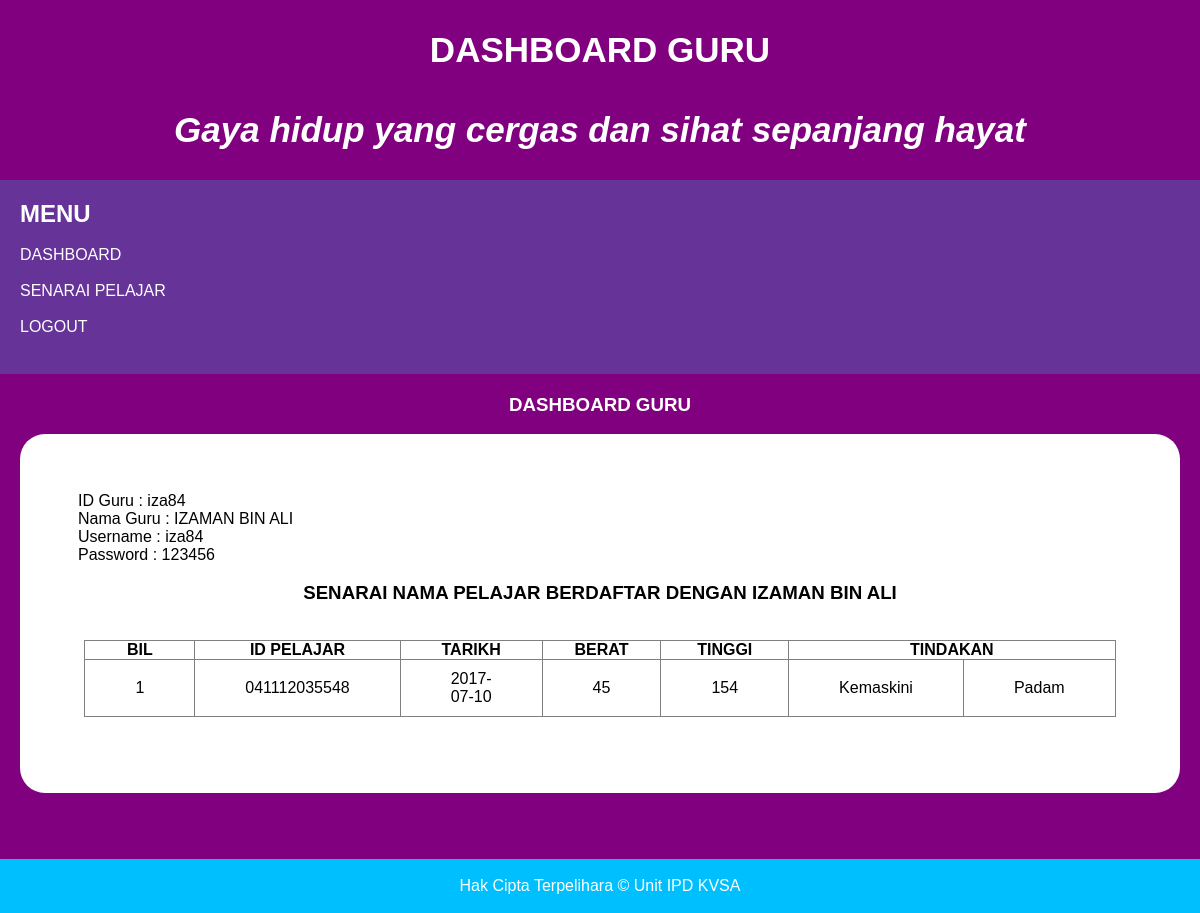
/dashboard.php (signed in), run on the app's committed database.
### tables this page shows
CREATE TABLE `tblguru` (
  `IDGURU` varchar(5) NOT NULL,
  `NAMAGURU` varchar(30) NOT NULL,
  `PASSWORD` int(11) NOT NULL
);

CREATE TABLE `tblbmi` (
  `IDBMI` varchar(11) NOT NULL,
  `IDPELAJAR` varchar(12) NOT NULL,
  `BERAT` int(30) NOT NULL,
  `TINGGI` int(30) NOT NULL,
  `TARIKH` date NOT NULL,
  `IDGURU` varchar(5) NOT NULL
);

### dashboard.php (the view, shortened to what this page needs)
<!DOCTYPE html>
<html>
<head>
  <link rel="stylesheet" type="text/css" href="style.css">
</head>
<body>
  <?php
include "connection.php";
$NAMAGURU=$_SESSION['sUsername'];
?>
  <header> DASHBOARD GURU <br>
  <center><i>Gaya hidup yang cergas dan sihat sepanjang hayat</i></center>
  </header>
  <section>
    <nav>
      <h2>MENU</h2>
      <ul>
        <br>
        <li><a href="dashboard.php">DASHBOARD</a></li><br>&nbsp
        <li><a href="senarai_semua_pelajar.php">SENARAI PELAJAR</a></li><br>&nbsp
        <li><a href="logout.php">LOGOUT</a></li><br>&nbsp
      </ul>
    </nav>
    <article>
       <h1 class="title"><center>DASHBOARD GURU</center></h1>
       <?php
       $dataGuru=mysqli_query($conn,"select * from tblguru where NAMAGURU='$NAMAGURU'");
       $paparDataGuru=mysqli_fetch_array($dataGuru);
     ?><br>
     <div class="data">
     ID Guru : <?php echo $paparDataGuru['IDGURU'];?><br>
     Nama Guru : <?php echo $paparDataGuru['NAMAGURU'];?><br>
     Username  : <?php echo $paparDataGuru['IDGURU'];?><br>
     Password : <?php echo $paparDataGuru['PASSWORD'];?>
     <br>
     <br>
       <center>
       <table border="1px solid black" align="center">
    <h1>SENARAI NAMA PELAJAR BERDAFTAR DENGAN <?php echo $paparDataGuru['NAMAGURU'];?></h1>
     <br>
     <br>
         <tr>
           <th width="40">BIL</th>
           <th width="100">ID PELAJAR</th>
           <th width="100">TARIKH</th>
           <th width="50">BERAT</th>
           <th width="50">TINGGI</th>
           <th colspan="2">TINDAKAN</th>
     <?php
     $ID = $paparDataGuru['IDGURU'];
     $dataPelajar=mysqli_query($conn,"select * from tblbmi where IDGURU='$ID' ORDER by Tarikh DESC");
     $no=1;
     while ($infoPelajar=mysqli_fetch_array($dataPelajar)) {
     ?>
     <tr>
     </center>
       <td><?php echo $no;?></td>
       <td><?php echo $infoPelajar['IDPELAJAR'];?></td>
       <td><?php echo $infoPelajar['TARIKH'];?></td>
       <td><?php echo $infoPelajar['BERAT'];?></td>
       <td><?php echo $infoPelajar['TINGGI'];?></td>
       <td><a href="kemaskini.php?kemaskini_id=<?php echo $infoPelajar['IDBMI'];?>"onclick="return confirm('Anda Pasti ?')">Kemaskini</a></td>
       <td><a href="padam.php?padam_id=<?php echo $infoPelajar['IDBMI'];?>"onclick="return confirm('Anda Pasti ?')">Padam</a></td>
     <?php
     $no++;
   }?>
   <center>
    <br>
 </div>
</article>
</section>
  <footer>
    <p>Hak Cipta Terpelihara &copy Unit IPD KVSA</p>
  </footer>
</body>
</html>

### style.css (style rules this page uses)
* { padding: 0; margin: 0; box-sizing: border-box; }
body { font-family: Arial, Hevitica, sans-serif; }
header { font-weight: bolder; background-color: purple; padding: 30px; text-align: center; font-size: 35px; color: white; }
.title { color: white; }
nav { width: 30; background: rebeccapurple; padding: 20px; color: white; }
nav ul { list-style-type: none; margin: 0; padding: 0; overflow: hidden; }
li a { text-decoration: none; color: white; float: left; }
article { padding: 20px; background: purple; }
.data { margin-bottom: 100px; border-radius: 25px; padding: 5%; background: white; }
section:after { background-color: purple; content: ""; display: table; clear: both; }
button a,td a { color: black; text-decoration: none; }
table { text-align: center; border-collapse: collapse; }
td { padding-left: 50px; padding-right: 50px; padding-top: 10px; padding-bottom: 10px; }
footer { width: 100%; position: fixed; bottom: 0px; background-color: deepskyblue; padding: 18px; text-align: center; color: white; }

### data on the page
tblguru: IDGURU "iza84", NAMAGURU "IZAMAN BIN ALI", PASSWORD "123456"
tblbmi: IDPELAJAR "041112035548", TARIKH "2017-07-10", BERAT "45", TINGGI "154"
